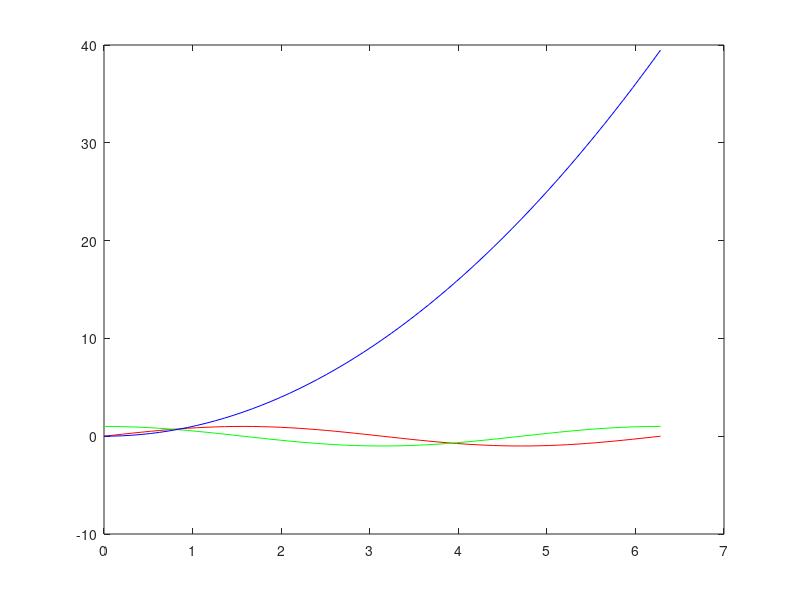

This figure's MATLAB source: (Note: this script raises an error after producing the figure.)
function f2D()
    xmin=0;
    xmax=2*pi;
    step=pi/30;

    x=xmin:step:xmax;

    y1=sin(x);
    y2=cos(x);
    y3=x.^2;

    ymin=min([min(y1),min(y2), min(y3)])
    ymax=max([max(y1),max(y2), max(y3/2)])

    plot(x,y1,'r', x, y2,'g', x, y3,'b');
    legend('sin(x)','cos(x)','x^2',0);

    grid on;
    axis ( [xmin xmax ymin ymax])
    set(gca, 'FontName', 'Console');
    xlabel('X', 'Fontsize', 15);
    ylabel('Y', 'Fontsize', 15);
    title('Functions', 'Fontsize', 15);
end